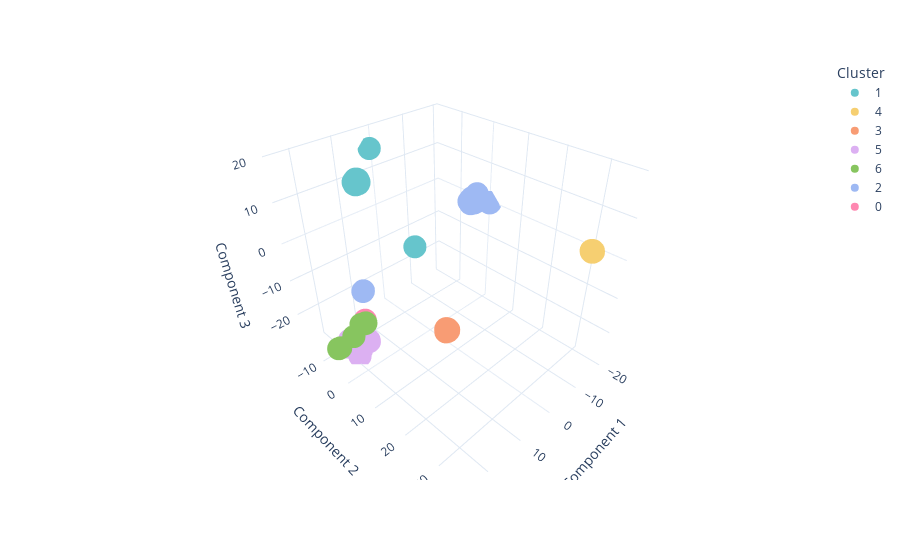

The code cell stored with this chart in its notebook:
### Markdown cell above
#### Visualize the results

### Code cell
fig = px.scatter_3d(
    data_frame=clust_df,
    x="Component 1",
    y="Component 2",
    z="Component 3",
    color = "Cluster",
    color_discrete_sequence=px.colors.qualitative.Pastel,
    hover_data=[
        "taxon_id",
        "media_id"
    ],
    template="plotly_white"
)
fig.show()

### Figure 1 — Plotly figure (JSON) as saved in the notebook; plotly's stock layout.template omitted (floating-point values rounded to 4 significant figures; data arrays with more than 128 entries replaced by an {"elided": "..."} marker saying what was removed)
{"data": [{"customdata": {"elided": "1183x2 str values"}, "hovertemplate": "Cluster=1<br>Component 1=%{x}<br>Component 2=%{y}<br>Component 3=%{z}<br>taxon_id=%{customdata[0]}<br>media_id=%{customdata[1]}<extra></extra>", "legendgroup": "1", "marker": {"color": "rgb(102, 197, 204)", "symbol": "circle"}, "mode": "markers", "name": "1", "scene": "scene", "showlegend": true, "type": "scatter3d", "x": {"elided": "1183 float values"}, "y": {"elided": "1183 float values"}, "z": {"elided": "1183 float values"}}, {"customdata": {"elided": "299x2 str values"}, "hovertemplate": "Cluster=4<br>Component 1=%{x}<br>Component 2=%{y}<br>Component 3=%{z}<br>taxon_id=%{customdata[0]}<br>media_id=%{customdata[1]}<extra></extra>", "legendgroup": "4", "marker": {"color": "rgb(246, 207, 113)", "symbol": "circle"}, "mode": "markers", "name": "4", "scene": "scene", "showlegend": true, "type": "scatter3d", "x": {"elided": "299 float values"}, "y": {"elided": "299 float values"}, "z": {"elided": "299 float values"}}, {"customdata": {"elided": "360x2 str values"}, "hovertemplate": "Cluster=3<br>Component 1=%{x}<br>Component 2=%{y}<br>Component 3=%{z}<br>taxon_id=%{customdata[0]}<br>media_id=%{customdata[1]}<extra></extra>", "legendgroup": "3", "marker": {"color": "rgb(248, 156, 116)", "symbol": "circle"}, "mode": "markers", "name": "3", "scene": "scene", "showlegend": true, "type": "scatter3d", "x": {"elided": "360 float values"}, "y": {"elided": "360 float values"}, "z": {"elided": "360 float values"}}, {"customdata": {"elided": "1868x2 str values"}, "hovertemplate": "Cluster=5<br>Component 1=%{x}<br>Component 2=%{y}<br>Component 3=%{z}<br>taxon_id=%{customdata[0]}<br>media_id=%{customdata[1]}<extra></extra>", "legendgroup": "5", "marker": {"color": "rgb(220, 176, 242)", "symbol": "circle"}, "mode": "markers", "name": "5", "scene": "scene", "showlegend": true, "type": "scatter3d", "x": {"elided": "1868 float values"}, "y": {"elided": "1868 float values"}, "z": {"elided": "1868 float values"}}, {"customdata": {"elided": "250x2 str values"}, "hovertemplate": "Cluster=6<br>Component 1=%{x}<br>Component 2=%{y}<br>Component 3=%{z}<br>taxon_id=%{customdata[0]}<br>media_id=%{customdata[1]}<extra></extra>", "legendgroup": "6", "marker": {"color": "rgb(135, 197, 95)", "symbol": "circle"}, "mode": "markers", "name": "6", "scene": "scene", "showlegend": true, "type": "scatter3d", "x": {"elided": "250 float values"}, "y": {"elided": "250 float values"}, "z": {"elided": "250 float values"}}, {"customdata": {"elided": "1739x2 str values"}, "hovertemplate": "Cluster=2<br>Component 1=%{x}<br>Component 2=%{y}<br>Component 3=%{z}<br>taxon_id=%{customdata[0]}<br>media_id=%{customdata[1]}<extra></extra>", "legendgroup": "2", "marker": {"color": "rgb(158, 185, 243)", "symbol": "circle"}, "mode": "markers", "name": "2", "scene": "scene", "showlegend": true, "type": "scatter3d", "x": {"elided": "1739 float values"}, "y": {"elided": "1739 float values"}, "z": {"elided": "1739 float values"}}, {"customdata": {"elided": "77x2 str values"}, "hovertemplate": "Cluster=0<br>Component 1=%{x}<br>Component 2=%{y}<br>Component 3=%{z}<br>taxon_id=%{customdata[0]}<br>media_id=%{customdata[1]}<extra></extra>", "legendgroup": "0", "marker": {"color": "rgb(254, 136, 177)", "symbol": "circle"}, "mode": "markers", "name": "0", "scene": "scene", "showlegend": true, "type": "scatter3d", "x": [15.34, 15.39, 15.37, 15.36, 15.43, 15.36, 15.32, 15.4, 15.29, 15.38, 15.37, 15.38, 15.32, 15.39, 15.37, 15.38, 15.38, 15.41, 15.38, 15.35, 15.37, 15.38, 15.31, 15.41, 15.32, 15.34, 15.36, 15.38, 15.45, 15.31, 15.33, 15.45, 15.29, 15.41, 15.36, 15.44, 15.35, 15.31, 15.32, 15.38, 15.34, 15.39, 15.41, 15.44, 15.32, 15.38, 15.38, 15.39, 15.39, 15.43, 15.34, 15.3, 15.42, 15.35, 15.43, 15.37, 15.33, 15.39, 15.35, 15.37, 15.42, 15.44, 15.42, 15.31, 15.34, 15.37, 15.3, 15.4, 15.32, 15.34, 15.35, 15.33, 15.34, 15.43, 15.33, 15.35, 15.39], "y": [-6.169, -6.12, -6.103, -6.101, -6.089, -6.16, -6.151, -6.114, -6.164, -6.121, -6.153, -6.07, -6.163, -6.105, -6.175, -6.073, -6.07, -6.112, -6.084, -6.077, -6.108, -6.098, -6.16, -6.072, -6.157, -6.104, -6.096, -6.103, -6.072, -6.165, -6.146, -6.084, -6.172, -6.126, -6.167, -6.095, -6.159, -6.182, -6.168, -6.177, -6.137, -6.148, -6.085, -6.087, -6.155, -6.113, -6.071, -6.09, -6.183, -6.083, -6.109, -6.175, -6.056, -6.086, -6.081, -6.158, -6.152, -6.092, -6.171, -6.067, -6.073, -6.081, -6.095, -6.158, -6.108, -6.099, -6.187, -6.065, -6.151, -6.101, -6.094, -6.149, -6.075, -6.093, -6.159, -6.082, -6.09], "z": [-20.57, -20.62, -20.59, -20.58, -20.65, -20.6, -20.56, -20.63, -20.53, -20.61, -20.61, -20.6, -20.55, -20.62, -20.62, -20.6, -20.6, -20.64, -20.61, -20.57, -20.6, -20.61, -20.55, -20.64, -20.56, -20.56, -20.59, -20.61, -20.67, -20.54, -20.57, -20.68, -20.53, -20.64, -20.6, -20.66, -20.58, -20.54, -20.56, -20.62, -20.57, -20.63, -20.63, -20.67, -20.56, -20.61, -20.6, -20.62, -20.63, -20.65, -20.57, -20.53, -20.64, -20.57, -20.66, -20.61, -20.56, -20.62, -20.59, -20.59, -20.65, -20.67, -20.65, -20.56, -20.56, -20.59, -20.53, -20.62, -20.56, -20.56, -20.57, -20.56, -20.56, -20.65, -20.56, -20.57, -20.62]}], "layout": {"legend": {"title": {"text": "Cluster"}, "tracegroupgap": 0}, "margin": {"t": 60}, "scene": {"domain": {"x": [0, 1], "y": [0, 1]}, "xaxis": {"title": {"text": "Component 1"}}, "yaxis": {"title": {"text": "Component 2"}}, "zaxis": {"title": {"text": "Component 3"}}}}}
